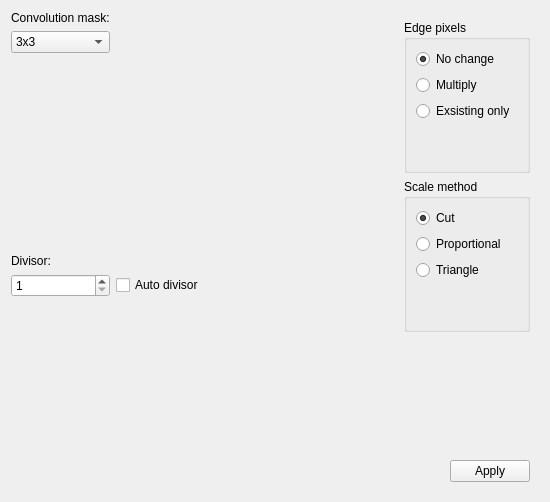
<?xml version="1.0" encoding="UTF-8"?>
<ui version="4.0">
 <class>ConvolutionMatrix</class>
 <widget class="QFrame" name="ConvolutionMatrix">
  <property name="geometry">
   <rect>
    <x>0</x>
    <y>0</y>
    <width>550</width>
    <height>502</height>
   </rect>
  </property>
  <property name="windowTitle">
   <string>Frame</string>
  </property>
  <layout class="QGridLayout" name="gridLayout">
   <item row="2" column="0" colspan="3">
    <widget class="QFrame" name="matrixFrame">
     <property name="sizePolicy">
      <sizepolicy hsizetype="Expanding" vsizetype="Expanding">
       <horstretch>0</horstretch>
       <verstretch>0</verstretch>
      </sizepolicy>
     </property>
     <property name="frameShape">
      <enum>QFrame::NoFrame</enum>
     </property>
     <property name="frameShadow">
      <enum>QFrame::Raised</enum>
     </property>
     <layout class="QGridLayout" name="gridLayout_2">
      <property name="leftMargin">
       <number>0</number>
      </property>
      <property name="topMargin">
       <number>0</number>
      </property>
      <property name="rightMargin">
       <number>0</number>
      </property>
      <property name="bottomMargin">
       <number>0</number>
      </property>
      <item row="0" column="2">
       <layout class="QGridLayout" name="matrixGrid"/>
      </item>
     </layout>
    </widget>
   </item>
   <item row="1" column="0">
    <widget class="QComboBox" name="maskSizeBox">
     <item>
      <property name="text">
       <string>3x3</string>
      </property>
     </item>
     <item>
      <property name="text">
       <string>3x5</string>
      </property>
     </item>
     <item>
      <property name="text">
       <string>5x3</string>
      </property>
     </item>
     <item>
      <property name="text">
       <string>5x5</string>
      </property>
     </item>
     <item>
      <property name="text">
       <string>7x7</string>
      </property>
     </item>
    </widget>
   </item>
   <item row="0" column="0">
    <widget class="QLabel" name="label">
     <property name="text">
      <string>Convolution mask:</string>
     </property>
    </widget>
   </item>
   <item row="5" column="0">
    <spacer name="verticalSpacer_2">
     <property name="orientation">
      <enum>Qt::Vertical</enum>
     </property>
     <property name="sizeHint" stdset="0">
      <size>
       <width>20</width>
       <height>40</height>
      </size>
     </property>
    </spacer>
   </item>
   <item row="0" column="3" rowspan="6">
    <widget class="QFrame" name="optionsFrame">
     <property name="sizePolicy">
      <sizepolicy hsizetype="Expanding" vsizetype="Preferred">
       <horstretch>0</horstretch>
       <verstretch>0</verstretch>
      </sizepolicy>
     </property>
     <property name="layoutDirection">
      <enum>Qt::LeftToRight</enum>
     </property>
     <property name="frameShape">
      <enum>QFrame::NoFrame</enum>
     </property>
     <property name="frameShadow">
      <enum>QFrame::Raised</enum>
     </property>
     <layout class="QGridLayout" name="gridLayout_3">
      <item row="3" column="2">
       <widget class="QPushButton" name="applyButton">
        <property name="text">
         <string>Apply</string>
        </property>
       </widget>
      </item>
      <item row="1" column="1" colspan="2">
       <widget class="QGroupBox" name="scaleBox">
        <property name="title">
         <string>Scale method</string>
        </property>
        <layout class="QVBoxLayout" name="verticalLayout">
         <item>
          <widget class="QRadioButton" name="cutScaleCheck">
           <property name="text">
            <string>Cut</string>
           </property>
           <property name="checked">
            <bool>true</bool>
           </property>
          </widget>
         </item>
         <item>
          <widget class="QRadioButton" name="proportionalScaleCheck">
           <property name="text">
            <string>Proportional</string>
           </property>
           <property name="checked">
            <bool>false</bool>
           </property>
          </widget>
         </item>
         <item>
          <widget class="QRadioButton" name="triangleScaleCheck">
           <property name="text">
            <string>Triangle</string>
           </property>
          </widget>
         </item>
         <item>
          <spacer name="verticalSpacer_4">
           <property name="orientation">
            <enum>Qt::Vertical</enum>
           </property>
           <property name="sizeHint" stdset="0">
            <size>
             <width>20</width>
             <height>40</height>
            </size>
           </property>
          </spacer>
         </item>
        </layout>
       </widget>
      </item>
      <item row="0" column="1" colspan="2">
       <widget class="QGroupBox" name="boardPixelsMethods">
        <property name="sizePolicy">
         <sizepolicy hsizetype="Minimum" vsizetype="Expanding">
          <horstretch>0</horstretch>
          <verstretch>0</verstretch>
         </sizepolicy>
        </property>
        <property name="layoutDirection">
         <enum>Qt::LeftToRight</enum>
        </property>
        <property name="title">
         <string>Edge pixels</string>
        </property>
        <layout class="QVBoxLayout" name="verticalLayout_3">
         <item>
          <widget class="QRadioButton" name="noChangeBox">
           <property name="text">
            <string>No change</string>
           </property>
           <property name="checked">
            <bool>true</bool>
           </property>
          </widget>
         </item>
         <item>
          <widget class="QRadioButton" name="multiplyBox">
           <property name="text">
            <string>Multiply</string>
           </property>
          </widget>
         </item>
         <item>
          <widget class="QRadioButton" name="existingOnlyBox">
           <property name="text">
            <string>Exsisting only</string>
           </property>
          </widget>
         </item>
         <item>
          <spacer name="verticalSpacer_3">
           <property name="orientation">
            <enum>Qt::Vertical</enum>
           </property>
           <property name="sizeHint" stdset="0">
            <size>
             <width>20</width>
             <height>40</height>
            </size>
           </property>
          </spacer>
         </item>
        </layout>
       </widget>
      </item>
      <item row="0" column="0">
       <spacer name="horizontalSpacer_2">
        <property name="orientation">
         <enum>Qt::Horizontal</enum>
        </property>
        <property name="sizeHint" stdset="0">
         <size>
          <width>40</width>
          <height>20</height>
         </size>
        </property>
       </spacer>
      </item>
      <item row="3" column="1">
       <spacer name="horizontalSpacer">
        <property name="orientation">
         <enum>Qt::Horizontal</enum>
        </property>
        <property name="sizeHint" stdset="0">
         <size>
          <width>40</width>
          <height>20</height>
         </size>
        </property>
       </spacer>
      </item>
      <item row="2" column="2">
       <spacer name="verticalSpacer">
        <property name="orientation">
         <enum>Qt::Vertical</enum>
        </property>
        <property name="sizeHint" stdset="0">
         <size>
          <width>20</width>
          <height>40</height>
         </size>
        </property>
       </spacer>
      </item>
     </layout>
    </widget>
   </item>
   <item row="3" column="0">
    <widget class="QLabel" name="label_2">
     <property name="text">
      <string>Divisor:</string>
     </property>
    </widget>
   </item>
   <item row="4" column="2">
    <spacer name="horizontalSpacer_5">
     <property name="orientation">
      <enum>Qt::Horizontal</enum>
     </property>
     <property name="sizeHint" stdset="0">
      <size>
       <width>40</width>
       <height>20</height>
      </size>
     </property>
    </spacer>
   </item>
   <item row="4" column="0">
    <widget class="QSpinBox" name="divisorSpinBox">
     <property name="minimum">
      <number>1</number>
     </property>
    </widget>
   </item>
   <item row="1" column="2">
    <spacer name="horizontalSpacer_3">
     <property name="orientation">
      <enum>Qt::Horizontal</enum>
     </property>
     <property name="sizeHint" stdset="0">
      <size>
       <width>40</width>
       <height>20</height>
      </size>
     </property>
    </spacer>
   </item>
   <item row="4" column="1">
    <widget class="QCheckBox" name="autoDivisorCheckBox">
     <property name="text">
      <string>Auto divisor</string>
     </property>
    </widget>
   </item>
  </layout>
 </widget>
 <resources/>
 <connections/>
</ui>
